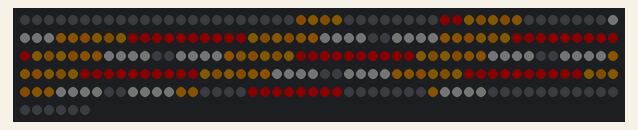
A sketch run on a simulated ESP32. On the bench: 256 RGB LEDs in strip order, left to right, continuing on the next row. Dim RGB values are drawn brighter than linear.

Above: at 0.16 s.
At 4.11 s:
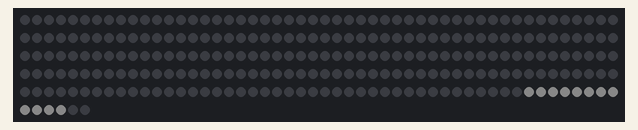
At 15.42 s:
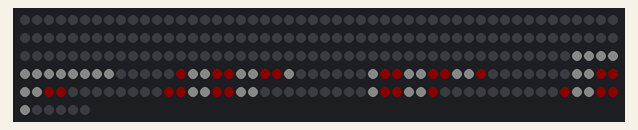
At 22.65 s:
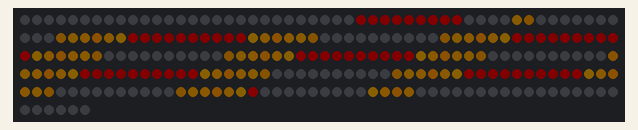
At 35.57 s:
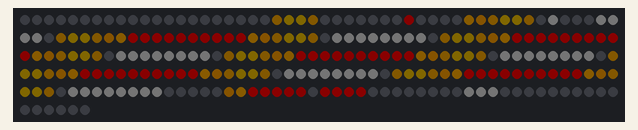
At 39.53 s:
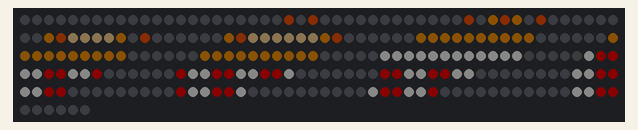

The sketch:

belgie-frietjes.ino
```cpp
// ============================================================
//  BELGIË MET FRIETJES
//  Bedacht door: de begeleiders (voorbeeld voor de kleding)
//  Wat doet het: de Belgische vlag wappert, dan schuift er een
//                frietzak omhoog, vallen de frietjes erin en komt
//                er een flinke klodder mayo op
// ============================================================
#include "paneel.h"

// ---- Verander het maar! -------------------------------------
const int FELHEID = 75;               // 255 = zo fel mogelijk, kleiner = zachter

// De vlag: zwart, geel, rood (zwart is een heel klein beetje aan,
// anders zie je die baan niet wapperen)
CRGB VLAG_1 = CRGB(30, 30, 30);       // zwart
CRGB VLAG_2 = CRGB(255, 170, 0);      // geel
CRGB VLAG_3 = CRGB(255, 0, 0);        // rood

CRGB FRIET        = CRGB(255, 150, 0);   // goudgele frietjes
CRGB FRIET_DONKER = CRGB(200, 80, 0);    // knapperig puntje
CRGB ZAK_ROOD     = CRGB(220, 0, 0);     // de frietzak: rood-wit gestreept
CRGB ZAK_WIT      = CRGB(200, 200, 200);
CRGB MAYO         = CRGB(255, 230, 160);
CRGB ZOUT         = CRGB(255, 255, 255);

// Hoe lang elk stukje duurt (in milliseconden)
const int VLAG_MS     = 4000;   // vlag wappert
const int ZAK_MS      = 800;    // frietzak schuift omhoog
const int FRIET_MS    = 2200;   // frietjes vallen erin
const int MAYO_MS     = 700;    // mayo erop
const int SMULLEN_MS  = 3000;   // even kijken (en het zout glinstert)
const int BEELDJE_MS  = 30;

// ============================================================
// Waar komt de bovenkant van elk frietje? (per kolom, -1 = geen frietje)
const int FRIET_TOP[16] = {-1, -1, -1, 4, 2, 3, 1, 2, 1, 3, 2, 4, 3, -1, -1, -1};
// In welke volgorde vallen ze?
const int VAL_VOLGORDE[10] = {6, 9, 4, 11, 8, 3, 7, 12, 5, 10};
const int ZAK_BOVEN = 8;   // bovenrand van de frietzak

int rond(float f) { return (int)floor(f + 0.5); }

void zet(int x, int y, CRGB k) {
  k.nscale8(FELHEID);
  zetPixel(x, y, k);
}

// ---- de vlag ------------------------------------------------
void tekenVlag(unsigned long t) {
  for (int x = 0; x < 16; x++) {
    // elke kolom golft een beetje op en neer: wapperen!
    float golf = sin(x * 0.55 - t * 0.006);
    int verschuif = rond(golf * 1.2);
    CRGB k = (x < 5) ? VLAG_1 : (x < 11) ? VLAG_2 : VLAG_3;
    // waar de vlag "bolt" is hij lichter, in de plooi donkerder
    k.nscale8(190 + golf * 65);
    for (int y = 2; y <= 13; y++) zet(x, y + verschuif, k);
  }
}

// ---- de frietzak --------------------------------------------
// De zak wordt naar onderen smaller. "omhoog" schuift hem van onderen in beeld.
void tekenZak(int omhoog) {
  for (int y = ZAK_BOVEN; y < 16; y++) {
    float links  = 2 + (y - ZAK_BOVEN) * 0.57;
    float rechts = 13 - (y - ZAK_BOVEN) * 0.57;
    for (int x = rond(links); x <= rond(rechts); x++) {
      CRGB k = ((x / 2) % 2 == 0) ? ZAK_ROOD : ZAK_WIT;   // strepen
      if (y == ZAK_BOVEN) k = ZAK_WIT;                       // witte rand bovenaan
      zet(x, y + omhoog, k);
    }
  }
}

// Eén frietje in kolom x, met de bovenkant op hoogte top.
// Een frietje is altijd even lang: tot in de zak als hij helemaal gevallen is.
void tekenFriet(int x, int top) {
  int lengte = ZAK_BOVEN + 2 - FRIET_TOP[x];
  for (int y = top; y < top + lengte && y < ZAK_BOVEN + 2; y++) {
    CRGB k = FRIET;
    if (x % 2 == 1) k.nscale8(220);        // om en om iets donkerder: losse frietjes
    if (y == top) k = FRIET_DONKER;          // knapperig puntje
    zet(x, y, k);
  }
}

void tekenMayo(float groei) {
  // de klodder groeit van onder naar boven
  if (groei > 0.0) { for (int x = 5; x <= 10; x++) zet(x, 4, MAYO); }
  if (groei > 0.4) { for (int x = 6; x <= 9; x++)  zet(x, 3, MAYO); }
  if (groei > 0.8) { zet(7, 2, MAYO); zet(8, 2, MAYO); }
}

void tekenZout(unsigned long t) {
  // een paar zoutkorreltjes die om de beurt glinsteren
  const int zx[5] = {4, 11, 6, 9, 12};
  const int zy[5] = {4, 5, 6, 6, 5};
  for (int i = 0; i < 5; i++)
    if (((t / 180) + i * 3) % 7 == 0) zet(zx[i], zy[i], ZOUT);
}

// ============================================================
void setup() {
  startPanelen();
}

void loop() {
  const unsigned long RONDE = VLAG_MS + ZAK_MS + FRIET_MS + MAYO_MS + SMULLEN_MS;
  unsigned long nu = millis();
  unsigned long t = nu % RONDE;
  wisAlles();

  if (t < VLAG_MS) {
    tekenVlag(nu);
  } else {
    t -= VLAG_MS;
    // 1. de zak schuift omhoog
    int omhoog = 0;
    if (t < ZAK_MS) omhoog = rond((1.0 - (float)t / ZAK_MS) * (16 - ZAK_BOVEN));
    // 2. de frietjes vallen erin, één voor één
    if (t >= ZAK_MS) {
      float tijd = t - ZAK_MS;
      float perFriet = FRIET_MS / 10.0;
      for (int i = 0; i < 10; i++) {
        int x = VAL_VOLGORDE[i];
        float start = i * perFriet * 0.7;
        if (tijd < start) continue;
        float val = min(1.0f, (tijd - start) / (perFriet * 1.3f));
        int top = rond(-8 + (FRIET_TOP[x] + 8) * val * val);   // vallen gaat steeds sneller
        tekenFriet(x, top);
      }
    }
    tekenZak(omhoog);
    // 3. mayo erop
    unsigned long mayoStart = ZAK_MS + FRIET_MS;
    if (t >= mayoStart) tekenMayo((float)(t - mayoStart) / MAYO_MS);
    // 4. smullen: het zout glinstert
    if (t >= mayoStart + MAYO_MS) tekenZout(nu);
  }

  toon();
  wacht(BEELDJE_MS);
}
```

instellingen.h
```cpp
// ============================================================
//  INSTELLINGEN VAN DE LEDPANELEN
//  Dit bestand vertelt de ESP32 hoe jullie panelen zijn
//  aangesloten. Pas dit aan het begin van een project aan,
//  daarna hoef je hier niet meer aan te komen.
// ============================================================
#pragma once

// --- Aansluiting ---------------------------------------------
#define DATA_PIN        14       // op welke pin van de ESP32 zit de datadraad?
#define LED_TYPE        WS2812B  // soort ledjes
#define KLEURVOLGORDE   GRB      // klopt rood/groen niet? probeer RGB

// --- Hoeveel panelen? ----------------------------------------
#define PANEEL_GROOTTE  16       // een paneel is 16 x 16 ledjes
#define PANELEN_BREED   1        // hoeveel panelen naast elkaar
#define PANELEN_HOOG    1        // hoeveel panelen onder elkaar

// --- Hoe lopen de ledjes BINNEN een paneel? -----------------
// Waar zit het eerste ledje (waar de draad binnenkomt)?
//   0 = linksboven   1 = rechtsboven   2 = linksonder   3 = rechtsonder
#define EERSTE_LED_HOEK   1
// true  = de ledjes lopen in rijen (van links naar rechts)
// false = de ledjes lopen in kolommen (van boven naar beneden)
#define RIJEN_HORIZONTAAL true
// true  = slangetje: de volgende rij loopt terug (meest gebruikelijk)
// false = elke rij begint weer aan dezelfde kant
#define SLANG             true

// --- Hoe zijn de panelen aan ELKAAR gekoppeld? ---------------
// Waar zit paneel 1 (waar de draad het eerste paneel in gaat)?
// false = paneel 1 is linksboven, de draad gaat naar rechts
// true  = paneel 1 is rechtsboven, de draad gaat naar links
#define PANELEN_VAN_RECHTS false
// true  = de tweede rij panelen loopt de andere kant op terug (slangetje)
// false = elke rij panelen begint weer aan dezelfde kant
#define PANELEN_ZIGZAG    false

// --- Veiligheid en stroom ------------------------------------
#define HELDERHEID        40     // 0 t/m 255. Buiten is 40-80 al fel genoeg!
#define MAX_MILLIAMPERE   1500   // powerbank (meestal 2-3 A per poort); ruim eronder
```

paneel.h
```cpp
// ============================================================
//  PANEEL-HULPJE
//  Hiermee kun je denken in "kolom x, rij y" in plaats van
//  "ledje nummer 87". Linksboven is (0, 0).
//  x gaat naar rechts, y gaat naar beneden.
//
//  Kinderen hoeven dit bestand niet te veranderen.
// ============================================================
#pragma once

#ifdef SIMULATOR
  #include "sim_fastled.h"   // voor het voorbeeld in de browser
#else
  #include <FastLED.h>       // voor de echte ESP32
#endif

#include "instellingen.h"

// Oudere instellingen.h kennen deze nog niet: dan begint paneel 1 links.
#ifndef PANELEN_VAN_RECHTS
#define PANELEN_VAN_RECHTS false
#endif

// Hoe groot is het hele scherm (alle panelen samen)?
#define BREEDTE   (PANEEL_GROOTTE * PANELEN_BREED)
#define HOOGTE    (PANEEL_GROOTTE * PANELEN_HOOG)
#define AANTAL_LEDS (BREEDTE * HOOGTE)

CRGB leds[AANTAL_LEDS];

// Rekent (x, y) om naar het nummer van het ledje op de draad.
// Geeft -1 als (x, y) buiten het scherm valt.
int ledNummer(int x, int y) {
  if (x < 0 || y < 0 || x >= BREEDTE || y >= HOOGTE) return -1;

  const int P = PANEEL_GROOTTE;
  int paneelKolom = x / P;
  int paneelRij   = y / P;
  int lx = x % P;
  int ly = y % P;

  if (PANELEN_VAN_RECHTS) {            // elke rij panelen begint rechts
    paneelKolom = PANELEN_BREED - 1 - paneelKolom;
  }
  if (PANELEN_ZIGZAG && (paneelRij % 2 == 1)) {
    paneelKolom = PANELEN_BREED - 1 - paneelKolom;
  }
  int paneel = paneelRij * PANELEN_BREED + paneelKolom;

  // Draai zo dat het eerste ledje "linksboven" komt te liggen
  if (EERSTE_LED_HOEK == 1 || EERSTE_LED_HOEK == 3) lx = P - 1 - lx;
  if (EERSTE_LED_HOEK == 2 || EERSTE_LED_HOEK == 3) ly = P - 1 - ly;

  int nummer;
  if (RIJEN_HORIZONTAAL) {
    if (SLANG && (ly % 2 == 1)) lx = P - 1 - lx;
    nummer = ly * P + lx;
  } else {
    if (SLANG && (lx % 2 == 1)) ly = P - 1 - ly;
    nummer = lx * P + ly;
  }
  return paneel * P * P + nummer;
}

// Zet één ledje op een kleur. Buiten het scherm? Dan gebeurt er niets.
void zetPixel(int x, int y, CRGB kleur) {
  int n = ledNummer(x, y);
  if (n >= 0) leds[n] = kleur;
}

// Welke kleur heeft een ledje nu?
CRGB leesPixel(int x, int y) {
  int n = ledNummer(x, y);
  if (n >= 0) return leds[n];
  return CRGB::Black;
}

// Maak het hele scherm één kleur
void vulAlles(CRGB kleur) {
  for (int i = 0; i < AANTAL_LEDS; i++) leds[i] = kleur;
}

// Alles uit
void wisAlles() {
  vulAlles(CRGB::Black);
}

// Teken een rechthoek (gevuld)
void tekenBlok(int x, int y, int breed, int hoog, CRGB kleur) {
  for (int yy = y; yy < y + hoog; yy++)
    for (int xx = x; xx < x + breed; xx++)
      zetPixel(xx, yy, kleur);
}

// Teken een gevulde cirkel rond (mx, my)
void tekenCirkel(float mx, float my, float straal, CRGB kleur) {
  for (int y = 0; y < HOOGTE; y++)
    for (int x = 0; x < BREEDTE; x++) {
      float dx = x - mx, dy = y - my;
      if (dx * dx + dy * dy <= straal * straal) zetPixel(x, y, kleur);
    }
}

// Laat zien wat je getekend hebt
void toon() {
  FastLED.show();
}

// Wacht een aantal milliseconden (1000 = 1 seconde)
void wacht(int milliseconden) {
  delay(milliseconden);
}

// Zet de panelen klaar. Roep dit één keer aan in setup().
void startPanelen() {
  FastLED.addLeds<LED_TYPE, DATA_PIN, KLEURVOLGORDE>(leds, AANTAL_LEDS);
  FastLED.setBrightness(HELDERHEID);
  FastLED.setMaxPowerInVoltsAndMilliamps(5, MAX_MILLIAMPERE);
  wisAlles();
  toon();
}
```
